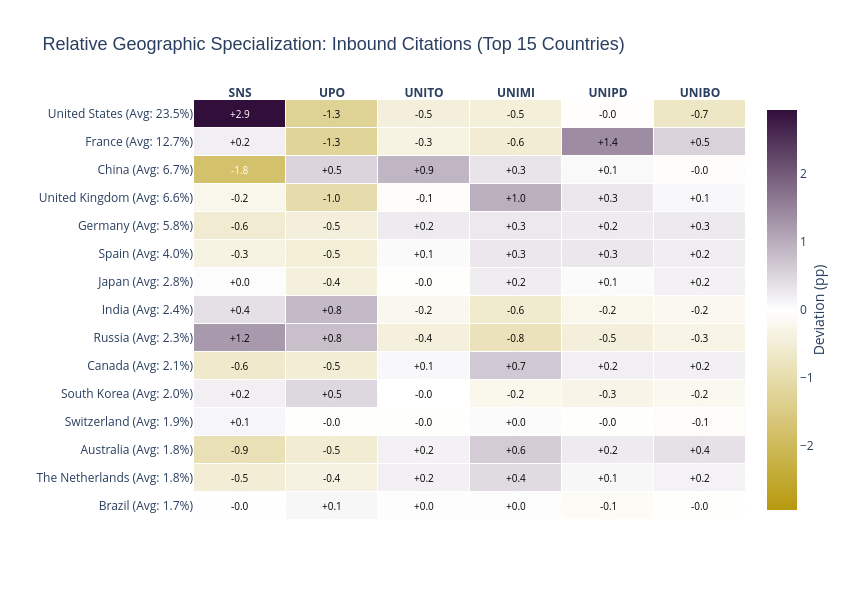
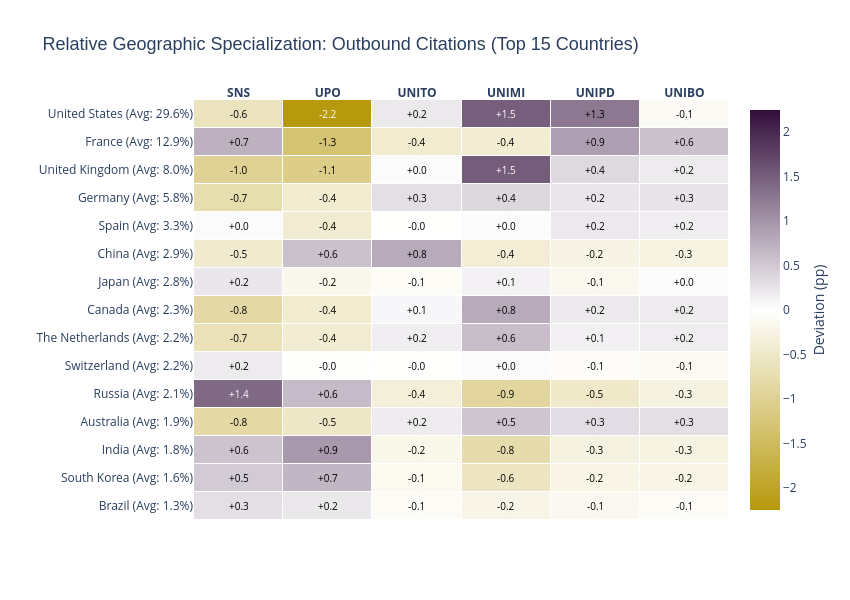

The notebook cell these images were saved under, in order:
### Markdown cell above
## Heatmap

As stated before, the stacked bar charts confirm broad integration into global networks, but they mask the institution-specific specializations that differentiate the research profiles of the six Italian institutions.


To highlight these nuances, we pivot to a relative specialization analysis. By calculating the deviation of each institution from the six-university mean, we can strip away the global noise created by the dominance of major countries like the US, and instead highlight the unique geographic fingerprints of each university.

### Code cell
import pandas as pd
import numpy as np
import plotly.graph_objects as go
from pathlib import Path


BASE_PATH = Path("../data/citation_counts")
INSTITUTIONS = ["SNS", "UPO", "UNITO", "UNIMI", "UNIPD", "UNIBO"]

def plot_heatmap(direction, title, top_n=15):
    all_data = []

    # Load the data
    for inst in INSTITUTIONS:
        file_path = BASE_PATH / inst / f"citation_counts_countries_{direction}.csv"
        if file_path.exists():
            df = pd.read_csv(file_path)
            df['Institution'] = inst
            
            if 'country_code' in df.columns:
                df = df[df['country_code'] != 'IT']
                
            all_data.append(df)

    if not all_data:
        print(f"No data found for direction: {direction}")
        return

    combined_df = pd.concat(all_data, ignore_index=True)

    # Calculate true proportions before filtering countries
    totals = combined_df.groupby('Institution')['count'].transform('sum')
    combined_df['Proportion'] = (combined_df['count'] / totals) * 100

    # Identify Top N countries overall
    top_countries = combined_df.groupby('country_name')['count'].sum().nlargest(top_n).index

    # Filter data and pivot
    heatmap_df = combined_df[combined_df['country_name'].isin(top_countries)].copy()
    pivot_df = heatmap_df.pivot(index='country_name', columns='Institution', values='Proportion').fillna(0)
    pivot_df = pivot_df[INSTITUTIONS]

    # Calculate Average and Deviation
    pivot_df['Average'] = pivot_df.mean(axis=1)
    deviation_df = pivot_df[INSTITUTIONS].sub(pivot_df['Average'], axis=0)

    deviation_df['Average'] = pivot_df['Average']
    deviation_df = deviation_df.sort_values(by='Average', ascending=True) 
    
    averages = deviation_df['Average'].values
    countries = deviation_df.index.tolist()
    
    y_labels_with_avg = [f"{country} (Avg: {avg:.1f}%)" for country, avg in zip(countries, averages)]
    
    true_proportions = deviation_df[INSTITUTIONS].values + averages[:, None]
    
    deviation_df = deviation_df.drop(columns=['Average'])

    custom_colorscale = [
        [0.0, '#B7990D'], # Under-indexing
        [0.5, '#FFFFFF'], # Average
        [1.0, '#320E3B']  # Over-indexing
    ]

    vmax = np.abs(deviation_df.values).max()

    # Create the Heatmap
    fig = go.Figure(data=go.Heatmap(
        z=deviation_df.values,
        x=deviation_df.columns,
        y=y_labels_with_avg,
        customdata=true_proportions,
        colorscale=custom_colorscale,
        zmin=-vmax,
        zmax=vmax,
        zmid=0, 
        hovertemplate=(
            "<b>Institution:</b> %{x}<br>" +
            "<b>Country:</b> %{y}<br>" +
            "<b>Deviation from Avg:</b> %{z:+.1f} pp<br>" +
            "<b>True Proportion:</b> %{customdata:.1f}%<br>" + 
            "<extra></extra>" 
        ),
        colorbar=dict(title="Deviation (pp)", titleside="right"),
        xgap=1, 
        ygap=1
    ))

    fig.update_layout(
        title=dict(text=title, font=dict(size=18, family="Arial, sans-serif")),
        template="plotly_white",
        xaxis=dict(title="", tickfont=dict(size=12, weight="bold"), side="top"),
        yaxis=dict(title="", tickfont=dict(size=12)),
        width=850,
        height=600,
        margin=dict(t=100, l=180)
    )

    annotations = []
    for i, row in enumerate(deviation_df.values):
        for j, val in enumerate(row):
            text_color = "white" if abs(val) > (vmax * 0.6) else "black"
            annotations.append(dict(
                x=deviation_df.columns[j], 
                y=y_labels_with_avg[i],
                text=f"{val:+.1f}",
                font=dict(color=text_color, size=10),
                showarrow=False
            ))
            
    fig.update_layout(annotations=annotations)

    fig.show()

# --- Execute the Interactive Heatmaps ---
plot_heatmap(
    direction='inbound', 
    title='Relative Geographic Specialization: Inbound Citations (Top 15 Countries)'
)

plot_heatmap(
    direction='outbound', 
    title='Relative Geographic Specialization: Outbound Citations (Top 15 Countries)'
)

### Figure 1 — Plotly figure (JSON) as saved in the notebook; plotly's stock layout.template omitted (floating-point values rounded to 4 significant figures)
{"data": [{"colorbar": {"title": {"side": "right", "text": "Deviation (pp)"}}, "colorscale": [[0, "#B7990D"], [0.5, "#FFFFFF"], [1, "#320E3B"]], "customdata": [[1.69, 1.808, 1.732, 1.738, 1.587, 1.683], [1.292, 1.449, 1.99, 2.261, 1.909, 1.968], [0.9604, 1.311, 2.021, 2.469, 2.092, 2.214], [2.01, 1.855, 1.847, 1.933, 1.86, 1.796], [2.17, 2.455, 1.968, 1.752, 1.69, 1.784], [1.453, 1.568, 2.175, 2.75, 2.276, 2.264], [3.55, 3.084, 1.883, 1.477, 1.855, 2.004], [2.748, 3.221, 2.161, 1.772, 2.145, 2.179], [2.839, 2.367, 2.769, 3.029, 2.859, 2.978], [3.664, 3.517, 4.074, 4.301, 4.301, 4.226], [5.22, 5.326, 6.02, 6.055, 6.016, 6.029], [6.309, 5.518, 6.475, 7.531, 6.84, 6.65], [4.904, 7.214, 7.602, 7.027, 6.77, 6.649], [12.89, 11.44, 12.36, 12.14, 14.1, 13.24], [26.41, 22.18, 23.01, 22.99, 23.45, 22.76]], "hovertemplate": "<b>Institution:</b> %{x}<br><b>Country:</b> %{y}<br><b>Deviation from Avg:</b> %{z:+.1f} pp<br><b>True Proportion:</b> %{customdata:.1f}%<br><extra></extra>", "type": "heatmap", "x": ["SNS", "UPO", "UNITO", "UNIMI", "UNIPD", "UNIBO"], "xgap": 1, "y": ["Brazil (Avg: 1.7%)", "The Netherlands (Avg: 1.8%)", "Australia (Avg: 1.8%)", "Switzerland (Avg: 1.9%)", "South Korea (Avg: 2.0%)", "Canada (Avg: 2.1%)", "Russia (Avg: 2.3%)", "India (Avg: 2.4%)", "Japan (Avg: 2.8%)", "Spain (Avg: 4.0%)", "Germany (Avg: 5.8%)", "United Kingdom (Avg: 6.6%)", "China (Avg: 6.7%)", "France (Avg: 12.7%)", "United States (Avg: 23.5%)"], "ygap": 1, "z": [[-0.01651, 0.1017, 0.02596, 0.032, -0.1198, -0.02345], [-0.5197, -0.3623, 0.1786, 0.4495, 0.09775, 0.1561], [-0.884, -0.5335, 0.1761, 0.6244, 0.2476, 0.3693], [0.1262, -0.02796, -0.03674, 0.04909, -0.02359, -0.08695], [0.2001, 0.4854, -0.001618, -0.2179, -0.2798, -0.1862], [-0.6285, -0.5129, 0.09443, 0.6685, 0.1953, 0.1832], [1.241, 0.7753, -0.4262, -0.8319, -0.4536, -0.3046], [0.377, 0.8496, -0.2097, -0.599, -0.2257, -0.1922], [0.0322, -0.4399, -0.0379, 0.2222, 0.05241, 0.171], [-0.3494, -0.4968, 0.05989, 0.287, 0.2867, 0.2126], [-0.558, -0.4515, 0.2422, 0.2775, 0.2383, 0.2515], [-0.245, -1.036, -0.07862, 0.977, 0.2858, 0.09629], [-1.791, 0.52, 0.9079, 0.3324, 0.0754, -0.04504], [0.1957, -1.254, -0.3376, -0.5523, 1.4, 0.5477], [2.941, -1.289, -0.4552, -0.4755, -0.01921, -0.7023]], "zmax": 2.941, "zmid": 0, "zmin": -2.941}], "layout": {"annotations": [{"font": {"color": "black", "size": 10}, "showarrow": false, "text": "-0.0", "x": "SNS", "y": "Brazil (Avg: 1.7%)"}, {"font": {"color": "black", "size": 10}, "showarrow": false, "text": "+0.1", "x": "UPO", "y": "Brazil (Avg: 1.7%)"}, {"font": {"color": "black", "size": 10}, "showarrow": false, "text": "+0.0", "x": "UNITO", "y": "Brazil (Avg: 1.7%)"}, {"font": {"color": "black", "size": 10}, "showarrow": false, "text": "+0.0", "x": "UNIMI", "y": "Brazil (Avg: 1.7%)"}, {"font": {"color": "black", "size": 10}, "showarrow": false, "text": "-0.1", "x": "UNIPD", "y": "Brazil (Avg: 1.7%)"}, {"font": {"color": "black", "size": 10}, "showarrow": false, "text": "-0.0", "x": "UNIBO", "y": "Brazil (Avg: 1.7%)"}, {"font": {"color": "black", "size": 10}, "showarrow": false, "text": "-0.5", "x": "SNS", "y": "The Netherlands (Avg: 1.8%)"}, {"font": {"color": "black", "size": 10}, "showarrow": false, "text": "-0.4", "x": "UPO", "y": "The Netherlands (Avg: 1.8%)"}, {"font": {"color": "black", "size": 10}, "showarrow": false, "text": "+0.2", "x": "UNITO", "y": "The Netherlands (Avg: 1.8%)"}, {"font": {"color": "black", "size": 10}, "showarrow": false, "text": "+0.4", "x": "UNIMI", "y": "The Netherlands (Avg: 1.8%)"}, {"font": {"color": "black", "size": 10}, "showarrow": false, "text": "+0.1", "x": "UNIPD", "y": "The Netherlands (Avg: 1.8%)"}, {"font": {"color": "black", "size": 10}, "showarrow": false, "text": "+0.2", "x": "UNIBO", "y": "The Netherlands (Avg: 1.8%)"}, {"font": {"color": "black", "size": 10}, "showarrow": false, "text": "-0.9", "x": "SNS", "y": "Australia (Avg: 1.8%)"}, {"font": {"color": "black", "size": 10}, "showarrow": false, "text": "-0.5", "x": "UPO", "y": "Australia (Avg: 1.8%)"}, {"font": {"color": "black", "size": 10}, "showarrow": false, "text": "+0.2", "x": "UNITO", "y": "Australia (Avg: 1.8%)"}, {"font": {"color": "black", "size": 10}, "showarrow": false, "text": "+0.6", "x": "UNIMI", "y": "Australia (Avg: 1.8%)"}, {"font": {"color": "black", "size": 10}, "showarrow": false, "text": "+0.2", "x": "UNIPD", "y": "Australia (Avg: 1.8%)"}, {"font": {"color": "black", "size": 10}, "showarrow": false, "text": "+0.4", "x": "UNIBO", "y": "Australia (Avg: 1.8%)"}, {"font": {"color": "black", "size": 10}, "showarrow": false, "text": "+0.1", "x": "SNS", "y": "Switzerland (Avg: 1.9%)"}, {"font": {"color": "black", "size": 10}, "showarrow": false, "text": "-0.0", "x": "UPO", "y": "Switzerland (Avg: 1.9%)"}, {"font": {"color": "black", "size": 10}, "showarrow": false, "text": "-0.0", "x": "UNITO", "y": "Switzerland (Avg: 1.9%)"}, {"font": {"color": "black", "size": 10}, "showarrow": false, "text": "+0.0", "x": "UNIMI", "y": "Switzerland (Avg: 1.9%)"}, {"font": {"color": "black", "size": 10}, "showarrow": false, "text": "-0.0", "x": "UNIPD", "y": "Switzerland (Avg: 1.9%)"}, {"font": {"color": "black", "size": 10}, "showarrow": false, "text": "-0.1", "x": "UNIBO", "y": "Switzerland (Avg: 1.9%)"}, {"font": {"color": "black", "size": 10}, "showarrow": false, "text": "+0.2", "x": "SNS", "y": "South Korea (Avg: 2.0%)"}, {"font": {"color": "black", "size": 10}, "showarrow": false, "text": "+0.5", "x": "UPO", "y": "South Korea (Avg: 2.0%)"}, {"font": {"color": "black", "size": 10}, "showarrow": false, "text": "-0.0", "x": "UNITO", "y": "South Korea (Avg: 2.0%)"}, {"font": {"color": "black", "size": 10}, "showarrow": false, "text": "-0.2", "x": "UNIMI", "y": "South Korea (Avg: 2.0%)"}, {"font": {"color": "black", "size": 10}, "showarrow": false, "text": "-0.3", "x": "UNIPD", "y": "South Korea (Avg: 2.0%)"}, {"font": {"color": "black", "size": 10}, "showarrow": false, "text": "-0.2", "x": "UNIBO", "y": "South Korea (Avg: 2.0%)"}, {"font": {"color": "black", "size": 10}, "showarrow": false, "text": "-0.6", "x": "SNS", "y": "Canada (Avg: 2.1%)"}, {"font": {"color": "black", "size": 10}, "showarrow": false, "text": "-0.5", "x": "UPO", "y": "Canada (Avg: 2.1%)"}, {"font": {"color": "black", "size": 10}, "showarrow": false, "text": "+0.1", "x": "UNITO", "y": "Canada (Avg: 2.1%)"}, {"font": {"color": "black", "size": 10}, "showarrow": false, "text": "+0.7", "x": "UNIMI", "y": "Canada (Avg: 2.1%)"}, {"font": {"color": "black", "size": 10}, "showarrow": false, "text": "+0.2", "x": "UNIPD", "y": "Canada (Avg: 2.1%)"}, {"font": {"color": "black", "size": 10}, "showarrow": false, "text": "+0.2", "x": "UNIBO", "y": "Canada (Avg: 2.1%)"}, {"font": {"color": "black", "size": 10}, "showarrow": false, "text": "+1.2", "x": "SNS", "y": "Russia (Avg: 2.3%)"}, {"font": {"color": "black", "size": 10}, "showarrow": false, "text": "+0.8", "x": "UPO", "y": "Russia (Avg: 2.3%)"}, {"font": {"color": "black", "size": 10}, "showarrow": false, "text": "-0.4", "x": "UNITO", "y": "Russia (Avg: 2.3%)"}, {"font": {"color": "black", "size": 10}, "showarrow": false, "text": "-0.8", "x": "UNIMI", "y": "Russia (Avg: 2.3%)"}, {"font": {"color": "black", "size": 10}, "showarrow": false, "text": "-0.5", "x": "UNIPD", "y": "Russia (Avg: 2.3%)"}, {"font": {"color": "black", "size": 10}, "showarrow": false, "text": "-0.3", "x": "UNIBO", "y": "Russia (Avg: 2.3%)"}, {"font": {"color": "black", "size": 10}, "showarrow": false, "text": "+0.4", "x": "SNS", "y": "India (Avg: 2.4%)"}, {"font": {"color": "black", "size": 10}, "showarrow": false, "text": "+0.8", "x": "UPO", "y": "India (Avg: 2.4%)"}, {"font": {"color": "black", "size": 10}, "showarrow": false, "text": "-0.2", "x": "UNITO", "y": "India (Avg: 2.4%)"}, {"font": {"color": "black", "size": 10}, "showarrow": false, "text": "-0.6", "x": "UNIMI", "y": "India (Avg: 2.4%)"}, {"font": {"color": "black", "size": 10}, "showarrow": false, "text": "-0.2", "x": "UNIPD", "y": "India (Avg: 2.4%)"}, {"font": {"color": "black", "size": 10}, "showarrow": false, "text": "-0.2", "x": "UNIBO", "y": "India (Avg: 2.4%)"}, {"font": {"color": "black", "size": 10}, "showarrow": false, "text": "+0.0", "x": "SNS", "y": "Japan (Avg: 2.8%)"}, {"font": {"color": "black", "size": 10}, "showarrow": false, "text": "-0.4", "x": "UPO", "y": "Japan (Avg: 2.8%)"}, {"font": {"color": "black", "size": 10}, "showarrow": false, "text": "-0.0", "x": "UNITO", "y": "Japan (Avg: 2.8%)"}, {"font": {"color": "black", "size": 10}, "showarrow": false, "text": "+0.2", "x": "UNIMI", "y": "Japan (Avg: 2.8%)"}, {"font": {"color": "black", "size": 10}, "showarrow": false, "text": "+0.1", "x": "UNIPD", "y": "Japan (Avg: 2.8%)"}, {"font": {"color": "black", "size": 10}, "showarrow": false, "text": "+0.2", "x": "UNIBO", "y": "Japan (Avg: 2.8%)"}, {"font": {"color": "black", "size": 10}, "showarrow": false, "text": "-0.3", "x": "SNS", "y": "Spain (Avg: 4.0%)"}, {"font": {"color": "black", "size": 10}, "showarrow": false, "text": "-0.5", "x": "UPO", "y": "Spain (Avg: 4.0%)"}, {"font": {"color": "black", "size": 10}, "showarrow": false, "text": "+0.1", "x": "UNITO", "y": "Spain (Avg: 4.0%)"}, {"font": {"color": "black", "size": 10}, "showarrow": false, "text": "+0.3", "x": "UNIMI", "y": "Spain (Avg: 4.0%)"}, {"font": {"color": "black", "size": 10}, "showarrow": false, "text": "+0.3", "x": "UNIPD", "y": "Spain (Avg: 4.0%)"}, {"font": {"color": "black", "size": 10}, "showarrow": false, "text": "+0.2", "x": "UNIBO", "y": "Spain (Avg: 4.0%)"}, {"font": {"color": "black", "size": 10}, "showarrow": false, "text": "-0.6", "x": "SNS", "y": "Germany (Avg: 5.8%)"}, {"font": {"color": "black", "size": 10}, "showarrow": false, "text": "-0.5", "x": "UPO", "y": "Germany (Avg: 5.8%)"}, {"font": {"color": "black", "size": 10}, "showarrow": false, "text": "+0.2", "x": "UNITO", "y": "Germany (Avg: 5.8%)"}, {"font": {"color": "black", "size": 10}, "showarrow": false, "text": "+0.3", "x": "UNIMI", "y": "Germany (Avg: 5.8%)"}, {"font": {"color": "black", "size": 10}, "showarrow": false, "text": "+0.2", "x": "UNIPD", "y": "Germany (Avg: 5.8%)"}, {"font": {"color": "black", "size": 10}, "showarrow": false, "text": "+0.3", "x": "UNIBO", "y": "Germany (Avg: 5.8%)"}, {"font": {"color": "black", "size": 10}, "showarrow": false, "text": "-0.2", "x": "SNS", "y": "United Kingdom (Avg: 6.6%)"}, {"font": {"color": "black", "size": 10}, "showarrow": false, "text": "-1.0", "x": "UPO", "y": "United Kingdom (Avg: 6.6%)"}, {"font": {"color": "black", "size": 10}, "showarrow": false, "text": "-0.1", "x": "UNITO", "y": "United Kingdom (Avg: 6.6%)"}, {"font": {"color": "black", "size": 10}, "showarrow": false, "text": "+1.0", "x": "UNIMI", "y": "United Kingdom (Avg: 6.6%)"}, {"font": {"color": "black", "size": 10}, "showarrow": false, "text": "+0.3", "x": "UNIPD", "y": "United Kingdom (Avg: 6.6%)"}, {"font": {"color": "black", "size": 10}, "showarrow": false, "text": "+0.1", "x": "UNIBO", "y": "United Kingdom (Avg: 6.6%)"}, {"font": {"color": "white", "size": 10}, "showarrow": false, "text": "-1.8", "x": "SNS", "y": "China (Avg: 6.7%)"}, {"font": {"color": "black", "size": 10}, "showarrow": false, "text": "+0.5", "x": "UPO", "y": "China (Avg: 6.7%)"}, {"font": {"color": "black", "size": 10}, "showarrow": false, "text": "+0.9", "x": "UNITO", "y": "China (Avg: 6.7%)"}, {"font": {"color": "black", "size": 10}, "showarrow": false, "text": "+0.3", "x": "UNIMI", "y": "China (Avg: 6.7%)"}, {"font": {"color": "black", "size": 10}, "showarrow": false, "text": "+0.1", "x": "UNIPD", "y": "China (Avg: 6.7%)"}, {"font": {"color": "black", "size": 10}, "showarrow": false, "text": "-0.0", "x": "UNIBO", "y": "China (Avg: 6.7%)"}, {"font": {"color": "black", "size": 10}, "showarrow": false, "text": "+0.2", "x": "SNS", "y": "France (Avg: 12.7%)"}, {"font": {"color": "black", "size": 10}, "showarrow": false, "text": "-1.3", "x": "UPO", "y": "France (Avg: 12.7%)"}, {"font": {"color": "black", "size": 10}, "showarrow": false, "text": "-0.3", "x": "UNITO", "y": "France (Avg: 12.7%)"}, {"font": {"color": "black", "size": 10}, "showarrow": false, "text": "-0.6", "x": "UNIMI", "y": "France (Avg: 12.7%)"}, {"font": {"color": "black", "size": 10}, "showarrow": false, "text": "+1.4", "x": "UNIPD", "y": "France (Avg: 12.7%)"}, {"font": {"color": "black", "size": 10}, "showarrow": false, "text": "+0.5", "x": "UNIBO", "y": "France (Avg: 12.7%)"}, {"font": {"color": "white", "size": 10}, "showarrow": false, "text": "+2.9", "x": "SNS", "y": "United States (Avg: 23.5%)"}, {"font": {"color": "black", "size": 10}, "showarrow": false, "text": "-1.3", "x": "UPO", "y": "United States (Avg: 23.5%)"}, {"font": {"color": "black", "size": 10}, "showarrow": false, "text": "-0.5", "x": "UNITO", "y": "United States (Avg: 23.5%)"}, {"font": {"color": "black", "size": 10}, "showarrow": false, "text": "-0.5", "x": "UNIMI", "y": "United States (Avg: 23.5%)"}, {"font": {"color": "black", "size": 10}, "showarrow": false, "text": "-0.0", "x": "UNIPD", "y": "United States (Avg: 23.5%)"}, {"font": {"color": "black", "size": 10}, "showarrow": false, "text": "-0.7", "x": "UNIBO", "y": "United States (Avg: 23.5%)"}], "height": 600, "margin": {"l": 180, "t": 100}, "title": {"font": {"family": "Arial, sans-serif", "size": 18}, "text": "Relative Geographic Specialization: Inbound Citations (Top 15 Countries)"}, "width": 850, "xaxis": {"side": "top", "tickfont": {"size": 12, "weight": "bold"}, "title": {"text": ""}}, "yaxis": {"tickfont": {"size": 12}, "title": {"text": ""}}}}

### Figure 2 — Plotly figure (JSON) as saved in the notebook; plotly's stock layout.template omitted (floating-point values rounded to 4 significant figures)
{"data": [{"colorbar": {"title": {"side": "right", "text": "Deviation (pp)"}}, "colorscale": [[0, "#B7990D"], [0.5, "#FFFFFF"], [1, "#320E3B"]], "customdata": [[1.606, 1.522, 1.222, 1.096, 1.162, 1.226], [2.103, 2.286, 1.471, 1.043, 1.381, 1.377], [2.345, 2.73, 1.59, 1.002, 1.501, 1.522], [1.101, 1.419, 2.103, 2.463, 2.241, 2.226], [3.506, 2.746, 1.747, 1.206, 1.601, 1.827], [2.349, 2.136, 2.152, 2.195, 2.092, 2.033], [1.515, 1.761, 2.336, 2.781, 2.319, 2.341], [1.509, 1.905, 2.421, 3.132, 2.533, 2.527], [2.998, 2.597, 2.69, 2.894, 2.619, 2.797], [2.448, 3.48, 3.688, 2.5, 2.665, 2.632], [3.371, 2.901, 3.323, 3.358, 3.541, 3.49], [5.081, 5.375, 6.119, 6.194, 6.063, 6.069], [6.989, 6.884, 8.021, 9.506, 8.353, 8.17], [13.58, 11.52, 12.41, 12.43, 13.75, 13.42], [29.01, 27.38, 29.83, 31.13, 30.89, 29.53]], "hovertemplate": "<b>Institution:</b> %{x}<br><b>Country:</b> %{y}<br><b>Deviation from Avg:</b> %{z:+.1f} pp<br><b>True Proportion:</b> %{customdata:.1f}%<br><extra></extra>", "type": "heatmap", "x": ["SNS", "UPO", "UNITO", "UNIMI", "UNIPD", "UNIBO"], "xgap": 1, "y": ["Brazil (Avg: 1.3%)", "South Korea (Avg: 1.6%)", "India (Avg: 1.8%)", "Australia (Avg: 1.9%)", "Russia (Avg: 2.1%)", "Switzerland (Avg: 2.2%)", "The Netherlands (Avg: 2.2%)", "Canada (Avg: 2.3%)", "Japan (Avg: 2.8%)", "China (Avg: 2.9%)", "Spain (Avg: 3.3%)", "Germany (Avg: 5.8%)", "United Kingdom (Avg: 8.0%)", "France (Avg: 12.9%)", "United States (Avg: 29.6%)"], "ygap": 1, "z": [[0.3005, 0.2164, -0.08347, -0.2099, -0.1439, -0.07967], [0.4925, 0.6764, -0.1395, -0.5672, -0.2295, -0.2327], [0.5633, 0.9486, -0.1918, -0.7794, -0.2812, -0.2594], [-0.8243, -0.5065, 0.1777, 0.5378, 0.3152, 0.3002], [1.4, 0.6404, -0.3584, -0.8991, -0.5044, -0.2789], [0.1894, -0.02342, -0.007845, 0.03567, -0.06744, -0.1264], [-0.6605, -0.4146, 0.1607, 0.6058, 0.1431, 0.1655], [-0.8286, -0.4329, 0.08277, 0.7943, 0.195, 0.1894], [0.2325, -0.1689, -0.07604, 0.1283, -0.1469, 0.0311], [-0.4536, 0.5778, 0.7857, -0.4024, -0.2371, -0.2703], [0.04008, -0.4295, -0.007311, 0.02695, 0.2106, 0.1591], [-0.7359, -0.4417, 0.3018, 0.3771, 0.2465, 0.2521], [-0.9986, -1.103, 0.03359, 1.519, 0.3661, 0.1826], [0.7236, -1.33, -0.4393, -0.4216, 0.8965, 0.5709], [-0.6141, -2.248, 0.2061, 1.5, 1.259, -0.1025]], "zmax": 2.248, "zmid": 0, "zmin": -2.248}], "layout": {"annotations": [{"font": {"color": "black", "size": 10}, "showarrow": false, "text": "+0.3", "x": "SNS", "y": "Brazil (Avg: 1.3%)"}, {"font": {"color": "black", "size": 10}, "showarrow": false, "text": "+0.2", "x": "UPO", "y": "Brazil (Avg: 1.3%)"}, {"font": {"color": "black", "size": 10}, "showarrow": false, "text": "-0.1", "x": "UNITO", "y": "Brazil (Avg: 1.3%)"}, {"font": {"color": "black", "size": 10}, "showarrow": false, "text": "-0.2", "x": "UNIMI", "y": "Brazil (Avg: 1.3%)"}, {"font": {"color": "black", "size": 10}, "showarrow": false, "text": "-0.1", "x": "UNIPD", "y": "Brazil (Avg: 1.3%)"}, {"font": {"color": "black", "size": 10}, "showarrow": false, "text": "-0.1", "x": "UNIBO", "y": "Brazil (Avg: 1.3%)"}, {"font": {"color": "black", "size": 10}, "showarrow": false, "text": "+0.5", "x": "SNS", "y": "South Korea (Avg: 1.6%)"}, {"font": {"color": "black", "size": 10}, "showarrow": false, "text": "+0.7", "x": "UPO", "y": "South Korea (Avg: 1.6%)"}, {"font": {"color": "black", "size": 10}, "showarrow": false, "text": "-0.1", "x": "UNITO", "y": "South Korea (Avg: 1.6%)"}, {"font": {"color": "black", "size": 10}, "showarrow": false, "text": "-0.6", "x": "UNIMI", "y": "South Korea (Avg: 1.6%)"}, {"font": {"color": "black", "size": 10}, "showarrow": false, "text": "-0.2", "x": "UNIPD", "y": "South Korea (Avg: 1.6%)"}, {"font": {"color": "black", "size": 10}, "showarrow": false, "text": "-0.2", "x": "UNIBO", "y": "South Korea (Avg: 1.6%)"}, {"font": {"color": "black", "size": 10}, "showarrow": false, "text": "+0.6", "x": "SNS", "y": "India (Avg: 1.8%)"}, {"font": {"color": "black", "size": 10}, "showarrow": false, "text": "+0.9", "x": "UPO", "y": "India (Avg: 1.8%)"}, {"font": {"color": "black", "size": 10}, "showarrow": false, "text": "-0.2", "x": "UNITO", "y": "India (Avg: 1.8%)"}, {"font": {"color": "black", "size": 10}, "showarrow": false, "text": "-0.8", "x": "UNIMI", "y": "India (Avg: 1.8%)"}, {"font": {"color": "black", "size": 10}, "showarrow": false, "text": "-0.3", "x": "UNIPD", "y": "India (Avg: 1.8%)"}, {"font": {"color": "black", "size": 10}, "showarrow": false, "text": "-0.3", "x": "UNIBO", "y": "India (Avg: 1.8%)"}, {"font": {"color": "black", "size": 10}, "showarrow": false, "text": "-0.8", "x": "SNS", "y": "Australia (Avg: 1.9%)"}, {"font": {"color": "black", "size": 10}, "showarrow": false, "text": "-0.5", "x": "UPO", "y": "Australia (Avg: 1.9%)"}, {"font": {"color": "black", "size": 10}, "showarrow": false, "text": "+0.2", "x": "UNITO", "y": "Australia (Avg: 1.9%)"}, {"font": {"color": "black", "size": 10}, "showarrow": false, "text": "+0.5", "x": "UNIMI", "y": "Australia (Avg: 1.9%)"}, {"font": {"color": "black", "size": 10}, "showarrow": false, "text": "+0.3", "x": "UNIPD", "y": "Australia (Avg: 1.9%)"}, {"font": {"color": "black", "size": 10}, "showarrow": false, "text": "+0.3", "x": "UNIBO", "y": "Australia (Avg: 1.9%)"}, {"font": {"color": "white", "size": 10}, "showarrow": false, "text": "+1.4", "x": "SNS", "y": "Russia (Avg: 2.1%)"}, {"font": {"color": "black", "size": 10}, "showarrow": false, "text": "+0.6", "x": "UPO", "y": "Russia (Avg: 2.1%)"}, {"font": {"color": "black", "size": 10}, "showarrow": false, "text": "-0.4", "x": "UNITO", "y": "Russia (Avg: 2.1%)"}, {"font": {"color": "black", "size": 10}, "showarrow": false, "text": "-0.9", "x": "UNIMI", "y": "Russia (Avg: 2.1%)"}, {"font": {"color": "black", "size": 10}, "showarrow": false, "text": "-0.5", "x": "UNIPD", "y": "Russia (Avg: 2.1%)"}, {"font": {"color": "black", "size": 10}, "showarrow": false, "text": "-0.3", "x": "UNIBO", "y": "Russia (Avg: 2.1%)"}, {"font": {"color": "black", "size": 10}, "showarrow": false, "text": "+0.2", "x": "SNS", "y": "Switzerland (Avg: 2.2%)"}, {"font": {"color": "black", "size": 10}, "showarrow": false, "text": "-0.0", "x": "UPO", "y": "Switzerland (Avg: 2.2%)"}, {"font": {"color": "black", "size": 10}, "showarrow": false, "text": "-0.0", "x": "UNITO", "y": "Switzerland (Avg: 2.2%)"}, {"font": {"color": "black", "size": 10}, "showarrow": false, "text": "+0.0", "x": "UNIMI", "y": "Switzerland (Avg: 2.2%)"}, {"font": {"color": "black", "size": 10}, "showarrow": false, "text": "-0.1", "x": "UNIPD", "y": "Switzerland (Avg: 2.2%)"}, {"font": {"color": "black", "size": 10}, "showarrow": false, "text": "-0.1", "x": "UNIBO", "y": "Switzerland (Avg: 2.2%)"}, {"font": {"color": "black", "size": 10}, "showarrow": false, "text": "-0.7", "x": "SNS", "y": "The Netherlands (Avg: 2.2%)"}, {"font": {"color": "black", "size": 10}, "showarrow": false, "text": "-0.4", "x": "UPO", "y": "The Netherlands (Avg: 2.2%)"}, {"font": {"color": "black", "size": 10}, "showarrow": false, "text": "+0.2", "x": "UNITO", "y": "The Netherlands (Avg: 2.2%)"}, {"font": {"color": "black", "size": 10}, "showarrow": false, "text": "+0.6", "x": "UNIMI", "y": "The Netherlands (Avg: 2.2%)"}, {"font": {"color": "black", "size": 10}, "showarrow": false, "text": "+0.1", "x": "UNIPD", "y": "The Netherlands (Avg: 2.2%)"}, {"font": {"color": "black", "size": 10}, "showarrow": false, "text": "+0.2", "x": "UNIBO", "y": "The Netherlands (Avg: 2.2%)"}, {"font": {"color": "black", "size": 10}, "showarrow": false, "text": "-0.8", "x": "SNS", "y": "Canada (Avg: 2.3%)"}, {"font": {"color": "black", "size": 10}, "showarrow": false, "text": "-0.4", "x": "UPO", "y": "Canada (Avg: 2.3%)"}, {"font": {"color": "black", "size": 10}, "showarrow": false, "text": "+0.1", "x": "UNITO", "y": "Canada (Avg: 2.3%)"}, {"font": {"color": "black", "size": 10}, "showarrow": false, "text": "+0.8", "x": "UNIMI", "y": "Canada (Avg: 2.3%)"}, {"font": {"color": "black", "size": 10}, "showarrow": false, "text": "+0.2", "x": "UNIPD", "y": "Canada (Avg: 2.3%)"}, {"font": {"color": "black", "size": 10}, "showarrow": false, "text": "+0.2", "x": "UNIBO", "y": "Canada (Avg: 2.3%)"}, {"font": {"color": "black", "size": 10}, "showarrow": false, "text": "+0.2", "x": "SNS", "y": "Japan (Avg: 2.8%)"}, {"font": {"color": "black", "size": 10}, "showarrow": false, "text": "-0.2", "x": "UPO", "y": "Japan (Avg: 2.8%)"}, {"font": {"color": "black", "size": 10}, "showarrow": false, "text": "-0.1", "x": "UNITO", "y": "Japan (Avg: 2.8%)"}, {"font": {"color": "black", "size": 10}, "showarrow": false, "text": "+0.1", "x": "UNIMI", "y": "Japan (Avg: 2.8%)"}, {"font": {"color": "black", "size": 10}, "showarrow": false, "text": "-0.1", "x": "UNIPD", "y": "Japan (Avg: 2.8%)"}, {"font": {"color": "black", "size": 10}, "showarrow": false, "text": "+0.0", "x": "UNIBO", "y": "Japan (Avg: 2.8%)"}, {"font": {"color": "black", "size": 10}, "showarrow": false, "text": "-0.5", "x": "SNS", "y": "China (Avg: 2.9%)"}, {"font": {"color": "black", "size": 10}, "showarrow": false, "text": "+0.6", "x": "UPO", "y": "China (Avg: 2.9%)"}, {"font": {"color": "black", "size": 10}, "showarrow": false, "text": "+0.8", "x": "UNITO", "y": "China (Avg: 2.9%)"}, {"font": {"color": "black", "size": 10}, "showarrow": false, "text": "-0.4", "x": "UNIMI", "y": "China (Avg: 2.9%)"}, {"font": {"color": "black", "size": 10}, "showarrow": false, "text": "-0.2", "x": "UNIPD", "y": "China (Avg: 2.9%)"}, {"font": {"color": "black", "size": 10}, "showarrow": false, "text": "-0.3", "x": "UNIBO", "y": "China (Avg: 2.9%)"}, {"font": {"color": "black", "size": 10}, "showarrow": false, "text": "+0.0", "x": "SNS", "y": "Spain (Avg: 3.3%)"}, {"font": {"color": "black", "size": 10}, "showarrow": false, "text": "-0.4", "x": "UPO", "y": "Spain (Avg: 3.3%)"}, {"font": {"color": "black", "size": 10}, "showarrow": false, "text": "-0.0", "x": "UNITO", "y": "Spain (Avg: 3.3%)"}, {"font": {"color": "black", "size": 10}, "showarrow": false, "text": "+0.0", "x": "UNIMI", "y": "Spain (Avg: 3.3%)"}, {"font": {"color": "black", "size": 10}, "showarrow": false, "text": "+0.2", "x": "UNIPD", "y": "Spain (Avg: 3.3%)"}, {"font": {"color": "black", "size": 10}, "showarrow": false, "text": "+0.2", "x": "UNIBO", "y": "Spain (Avg: 3.3%)"}, {"font": {"color": "black", "size": 10}, "showarrow": false, "text": "-0.7", "x": "SNS", "y": "Germany (Avg: 5.8%)"}, {"font": {"color": "black", "size": 10}, "showarrow": false, "text": "-0.4", "x": "UPO", "y": "Germany (Avg: 5.8%)"}, {"font": {"color": "black", "size": 10}, "showarrow": false, "text": "+0.3", "x": "UNITO", "y": "Germany (Avg: 5.8%)"}, {"font": {"color": "black", "size": 10}, "showarrow": false, "text": "+0.4", "x": "UNIMI", "y": "Germany (Avg: 5.8%)"}, {"font": {"color": "black", "size": 10}, "showarrow": false, "text": "+0.2", "x": "UNIPD", "y": "Germany (Avg: 5.8%)"}, {"font": {"color": "black", "size": 10}, "showarrow": false, "text": "+0.3", "x": "UNIBO", "y": "Germany (Avg: 5.8%)"}, {"font": {"color": "black", "size": 10}, "showarrow": false, "text": "-1.0", "x": "SNS", "y": "United Kingdom (Avg: 8.0%)"}, {"font": {"color": "black", "size": 10}, "showarrow": false, "text": "-1.1", "x": "UPO", "y": "United Kingdom (Avg: 8.0%)"}, {"font": {"color": "black", "size": 10}, "showarrow": false, "text": "+0.0", "x": "UNITO", "y": "United Kingdom (Avg: 8.0%)"}, {"font": {"color": "white", "size": 10}, "showarrow": false, "text": "+1.5", "x": "UNIMI", "y": "United Kingdom (Avg: 8.0%)"}, {"font": {"color": "black", "size": 10}, "showarrow": false, "text": "+0.4", "x": "UNIPD", "y": "United Kingdom (Avg: 8.0%)"}, {"font": {"color": "black", "size": 10}, "showarrow": false, "text": "+0.2", "x": "UNIBO", "y": "United Kingdom (Avg: 8.0%)"}, {"font": {"color": "black", "size": 10}, "showarrow": false, "text": "+0.7", "x": "SNS", "y": "France (Avg: 12.9%)"}, {"font": {"color": "black", "size": 10}, "showarrow": false, "text": "-1.3", "x": "UPO", "y": "France (Avg: 12.9%)"}, {"font": {"color": "black", "size": 10}, "showarrow": false, "text": "-0.4", "x": "UNITO", "y": "France (Avg: 12.9%)"}, {"font": {"color": "black", "size": 10}, "showarrow": false, "text": "-0.4", "x": "UNIMI", "y": "France (Avg: 12.9%)"}, {"font": {"color": "black", "size": 10}, "showarrow": false, "text": "+0.9", "x": "UNIPD", "y": "France (Avg: 12.9%)"}, {"font": {"color": "black", "size": 10}, "showarrow": false, "text": "+0.6", "x": "UNIBO", "y": "France (Avg: 12.9%)"}, {"font": {"color": "black", "size": 10}, "showarrow": false, "text": "-0.6", "x": "SNS", "y": "United States (Avg: 29.6%)"}, {"font": {"color": "white", "size": 10}, "showarrow": false, "text": "-2.2", "x": "UPO", "y": "United States (Avg: 29.6%)"}, {"font": {"color": "black", "size": 10}, "showarrow": false, "text": "+0.2", "x": "UNITO", "y": "United States (Avg: 29.6%)"}, {"font": {"color": "white", "size": 10}, "showarrow": false, "text": "+1.5", "x": "UNIMI", "y": "United States (Avg: 29.6%)"}, {"font": {"color": "black", "size": 10}, "showarrow": false, "text": "+1.3", "x": "UNIPD", "y": "United States (Avg: 29.6%)"}, {"font": {"color": "black", "size": 10}, "showarrow": false, "text": "-0.1", "x": "UNIBO", "y": "United States (Avg: 29.6%)"}], "height": 600, "margin": {"l": 180, "t": 100}, "title": {"font": {"family": "Arial, sans-serif", "size": 18}, "text": "Relative Geographic Specialization: Outbound Citations (Top 15 Countries)"}, "width": 850, "xaxis": {"side": "top", "tickfont": {"size": 12, "weight": "bold"}, "title": {"text": ""}}, "yaxis": {"tickfont": {"size": 12}, "title": {"text": ""}}}}
